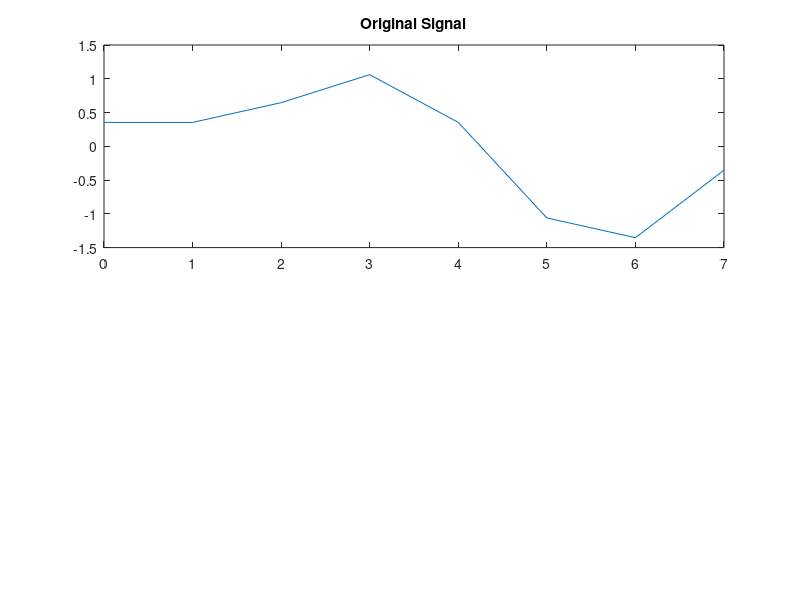
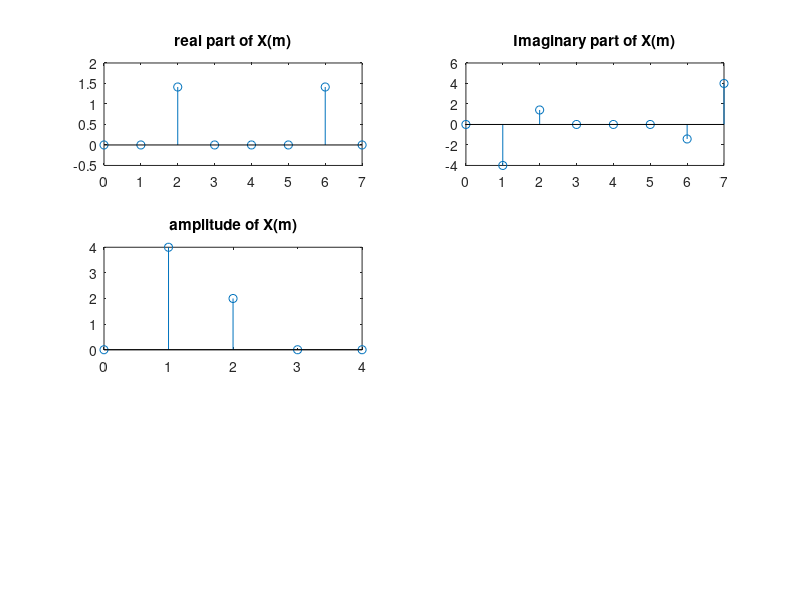

Write MATLAB code to recreate these figures, in order. (Note: this script raises an error after producing the figures.)
clc;
close all;
clear all;

fs = 8000;
ts = 1/fs;
N = 8;
n = 0:N-1;


x = sin(2*pi*1000*n*ts) + 0.5*sin(2*pi*ts*2000*n + ((3*pi)/4));
figure(1);
subplot(2,1,1);
plot(n, x), title('Original Signal');

X = zeros(N, 1);

for m = 1:N
    for n = 1: N
        X(m) = X(m) + (x(n) * exp((-2j*pi*(m-1)*(n-1))/N));
    end
end

n = 0:N-1;

figure(2);
subplot(3,2,1);
stem(n, real(X)), title('real part of X(m)');

subplot(3,2,2);
stem(n, imag(X)), title('Imaginary part of X(m)');

subplot(3,2,3);
%stem(n/2+1, abs(X(1:n/2))), title('amplitude of X(m)');
stem(n(1:length(n)/2+1), abs(X(1:length(n)/2 + 1))), title('amplitude of X(m)');

b = round(imag(X), 3);
a = round(real(X), 3);
s = atan(b/a);
subplot(3,2,4);
stem(n, rad2deg(s)), title('Phase of X(m)');

%Inverse DFT
for n = 1:N
    for m = 1:N
        x(n) = x(n) + (1/N * (X(m) *exp(2j*pi*(m-1)*(n-1))/N)); 
    end
end
n=0:N-1;

%Return to figure(1)
figure(1);
subplot(2,1,2);
plot(n, real(x)), title('Inverse DFT');

